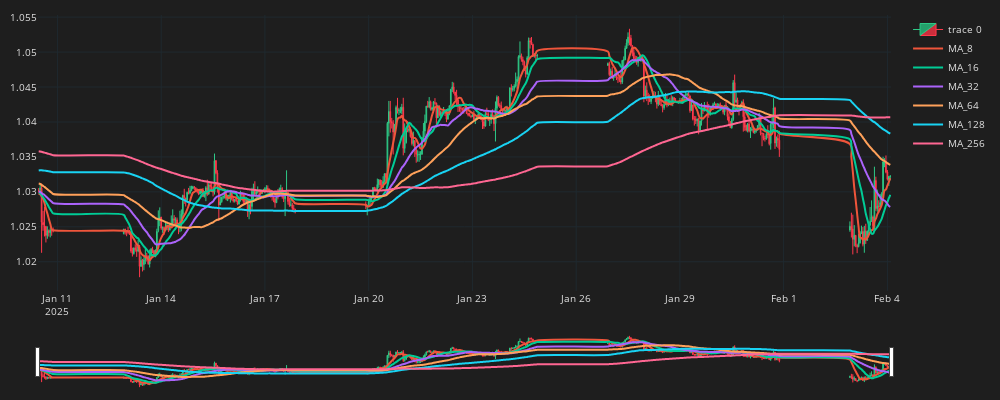

The notebook cell saved with this chart:
### Code cell
fig = go.Figure()
fig.add_trace(go.Candlestick(
    x=df_plot.time, 
    open=df_plot.mid_o, 
    high=df_plot.mid_h, 
    low=df_plot.mid_l, 
    close=df_plot.mid_c,
    line=dict(width=1),
    opacity=1,
    increasing_fillcolor="#24A06B",
    decreasing_fillcolor="#CC2E3C",
    increasing_line_color="#2EC886",
    decreasing_line_color="#FF3A4C"
))
for ma in ma_list:
    col = f"MA_{ma}"
    fig.add_trace(go.Scatter(
        x=df_plot.time,
        y=df_plot[col],
        line=dict(width=2),
        line_shape='spline',
        name=col
))
fig.update_layout(
    width=1000, height=400,
    font=dict(size=10, color="#e1e1e1"),
    margin=dict(l=10, r=10, b=10, t=10),
    paper_bgcolor="#1e1e1e",
    plot_bgcolor="#1e1e1e"
)
fig.update_xaxes(
    gridcolor="#1f292f",
    showgrid=True, fixedrange=True, #rangeslider=dict(visible=False)
)
fig.update_yaxes(
    gridcolor="#1f292f",
    showgrid=True
)
fig.show()

### Figure 1 — Plotly figure (JSON) as saved in the notebook; plotly's stock layout.template omitted (floating-point values rounded to 4 significant figures; data arrays with more than 128 entries replaced by an {"elided": "..."} marker saying what was removed)
{"data": [{"close": {"elided": "400 float values"}, "decreasing": {"fillcolor": "#CC2E3C", "line": {"color": "#FF3A4C"}}, "high": {"elided": "400 float values"}, "increasing": {"fillcolor": "#24A06B", "line": {"color": "#2EC886"}}, "line": {"width": 1}, "low": {"elided": "400 float values"}, "opacity": 1, "open": {"elided": "400 float values"}, "type": "candlestick", "x": {"elided": "400 str values"}}, {"line": {"shape": "spline", "width": 2}, "name": "MA_8", "type": "scatter", "x": {"elided": "400 str values"}, "y": {"elided": "400 float values"}}, {"line": {"shape": "spline", "width": 2}, "name": "MA_16", "type": "scatter", "x": {"elided": "400 str values"}, "y": {"elided": "400 float values"}}, {"line": {"shape": "spline", "width": 2}, "name": "MA_32", "type": "scatter", "x": {"elided": "400 str values"}, "y": {"elided": "400 float values"}}, {"line": {"shape": "spline", "width": 2}, "name": "MA_64", "type": "scatter", "x": {"elided": "400 str values"}, "y": {"elided": "400 float values"}}, {"line": {"shape": "spline", "width": 2}, "name": "MA_128", "type": "scatter", "x": {"elided": "400 str values"}, "y": {"elided": "400 float values"}}, {"line": {"shape": "spline", "width": 2}, "name": "MA_256", "type": "scatter", "x": {"elided": "400 str values"}, "y": {"elided": "400 float values"}}], "layout": {"font": {"color": "#e1e1e1", "size": 10}, "height": 400, "margin": {"b": 10, "l": 10, "r": 10, "t": 10}, "paper_bgcolor": "#1e1e1e", "plot_bgcolor": "#1e1e1e", "width": 1000, "xaxis": {"fixedrange": true, "gridcolor": "#1f292f", "showgrid": true}, "yaxis": {"gridcolor": "#1f292f", "showgrid": true}}}
